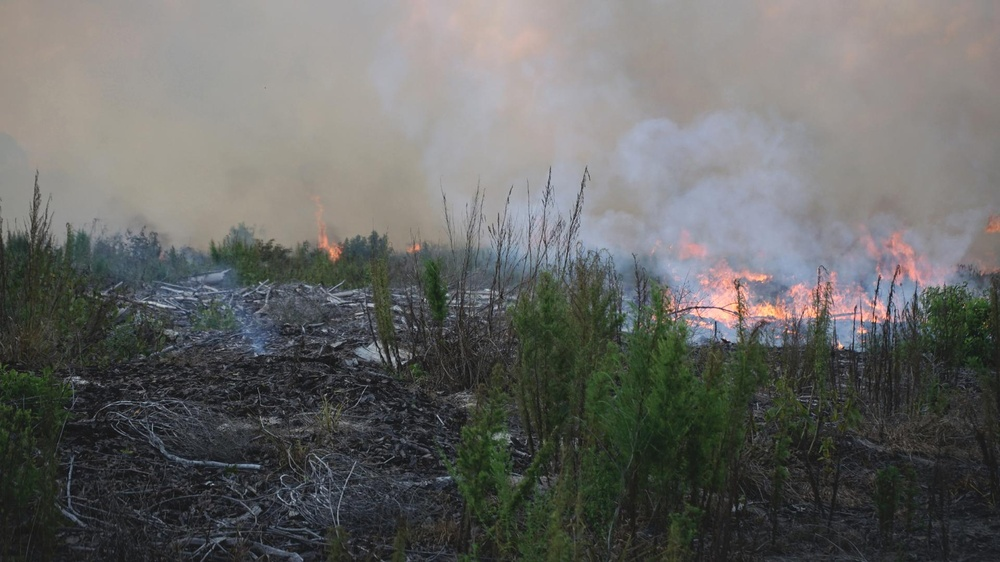
#> input picture images/FStil01.jpg, 1000 x 562 px, shrunk from 1920 x 1080 before the run; its folder holds only this picture in this run
$ python fire_script.py
#> lines starting #> are read from the running program, lines starting #| are printed output that depends on the picture
import os
import cv2
import time
import numpy as np
import pandas as pd
from matplotlib import pyplot as plt
from saliency_models import gbvs, ittikochneibur

class ImageProcessor:
    def __init__(self, graph_var, imname):
        self.graph_var = graph_var
        self.imname = imname
        self.img = cv2.imread(imname)
        self.mean_saliency_list = []

    # [47 lines left out: function graphing_func, not called in this run]

    def process_image(self, counter):
        print(f"Processing {self.imname}, number: {counter}")

        # Access color channels
        blue_channel = self.img[:, :, 0]
        green_channel = self.img[:, :, 1]
        red_channel = self.img[:, :, 2]

        # Create a mask where red channel values are over 100
        red_mask = red_channel > 200

        # Apply the mask to the red channel
        red_channel_masked = np.zeros_like(red_channel)
        red_channel_masked[red_mask] = red_channel[red_mask]

        # Create a mask where red channel values are over 100
        green_mask = green_channel > 150

        # Apply the mask to the red channel
        green_channel_masked = np.zeros_like(green_channel)
        green_channel_masked[green_mask] = green_channel[green_mask]

        # Compute saliency maps
        saliency_map_gbvs = gbvs.compute_saliency(self.img)
        saliency_map_ikn = ittikochneibur.compute_saliency(self.img)

        return blue_channel, green_channel_masked, red_channel_masked, saliency_map_gbvs, saliency_map_ikn

    # [18 lines left out: functions save_image, save_mean_saliency, not called in this run]

if __name__ == '__main__':
    while True:
        graph_var = input("Would you like to graph the images? (y/n): ").lower()
        if graph_var in ['y', 'n']:
            break
        else:
            print("Invalid input. Please enter 'y' or 'n'.")
#> this loop made 1 pass; the answer given on pass 1: y

    images = os.listdir("images")
    number_imgs = len(images)

    for counter, image_name in enumerate(images, start=1):
        imname = f"./images/{image_name}"
        processor = ImageProcessor(graph_var, imname)

        [blue_channel,
         green_channel_masked,
         red_channel_masked,
         saliency_map_gbvs,
#> (the run stopped early here; a loop or call above may not have finished)

$ run again, on images/FStil05.jpg
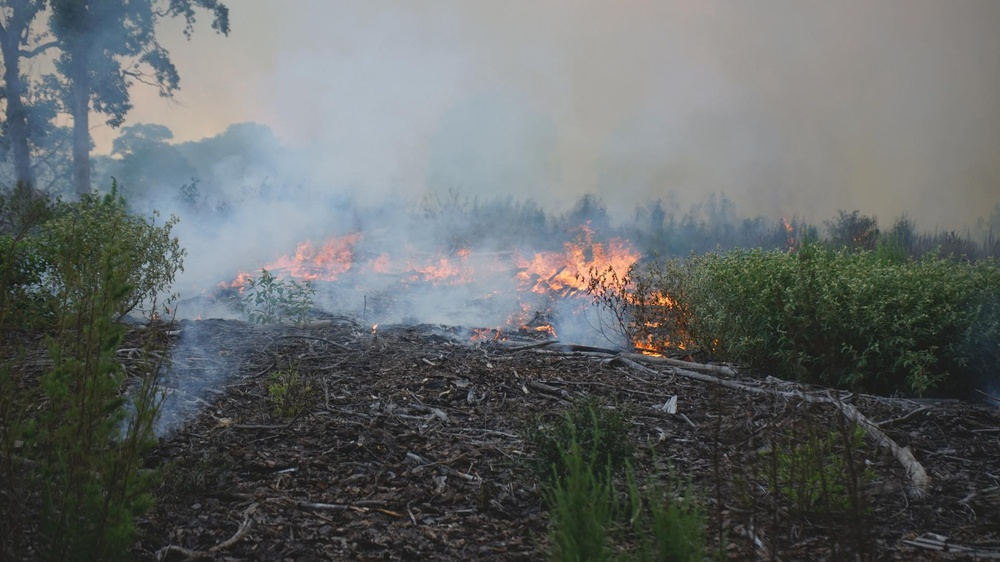
#> input picture images/FStil05.jpg, 1000 x 562 px, shrunk from 1920 x 1080 before the run
#> the loop `while True:` made 1 pass; the answer given on pass 1: y

$ run again, on images/FStil06.jpg
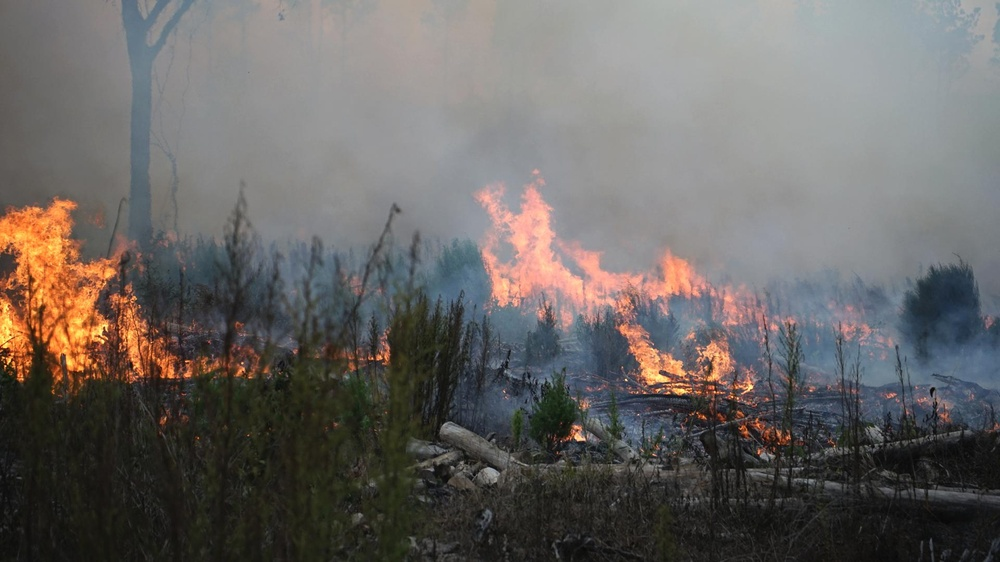
#> input picture images/FStil06.jpg, 1000 x 562 px, shrunk from 1920 x 1080 before the run
#> the loop `while True:` made 1 pass; the answer given on pass 1: y

$ run again, on images/FStil07.jpg
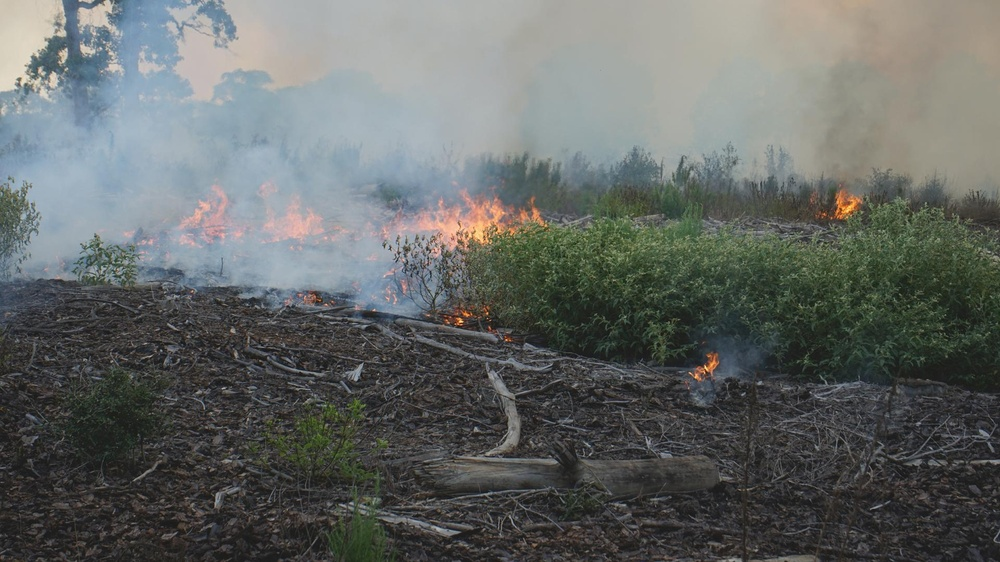
#> input picture images/FStil07.jpg, 1000 x 562 px, shrunk from 1920 x 1080 before the run
#> the loop `while True:` made 1 pass; the answer given on pass 1: y

$ run again, on images/FStil02.jpg
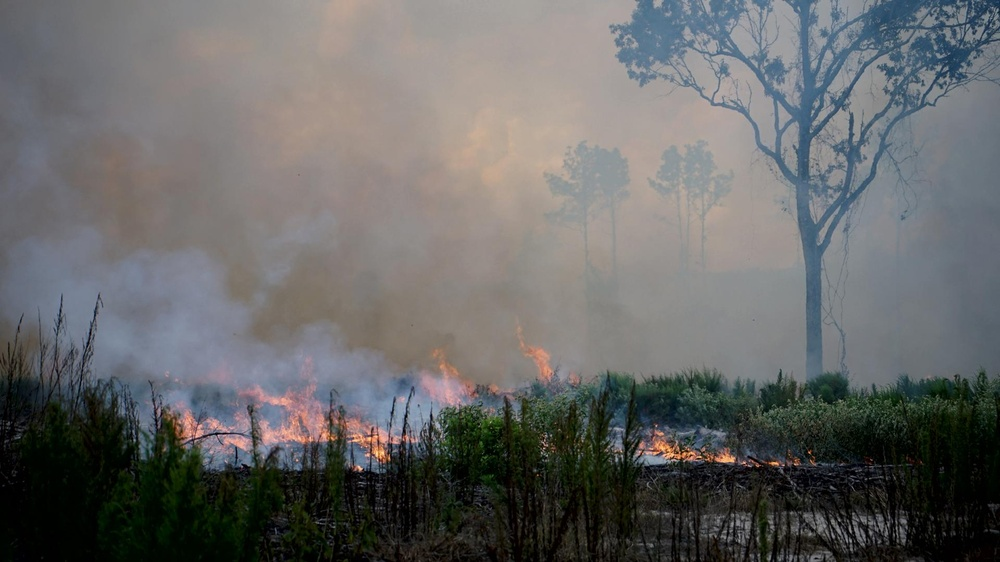
#> input picture images/FStil02.jpg, 1000 x 562 px, shrunk from 1920 x 1080 before the run
#> the loop `while True:` made 1 pass; the answer given on pass 1: y
